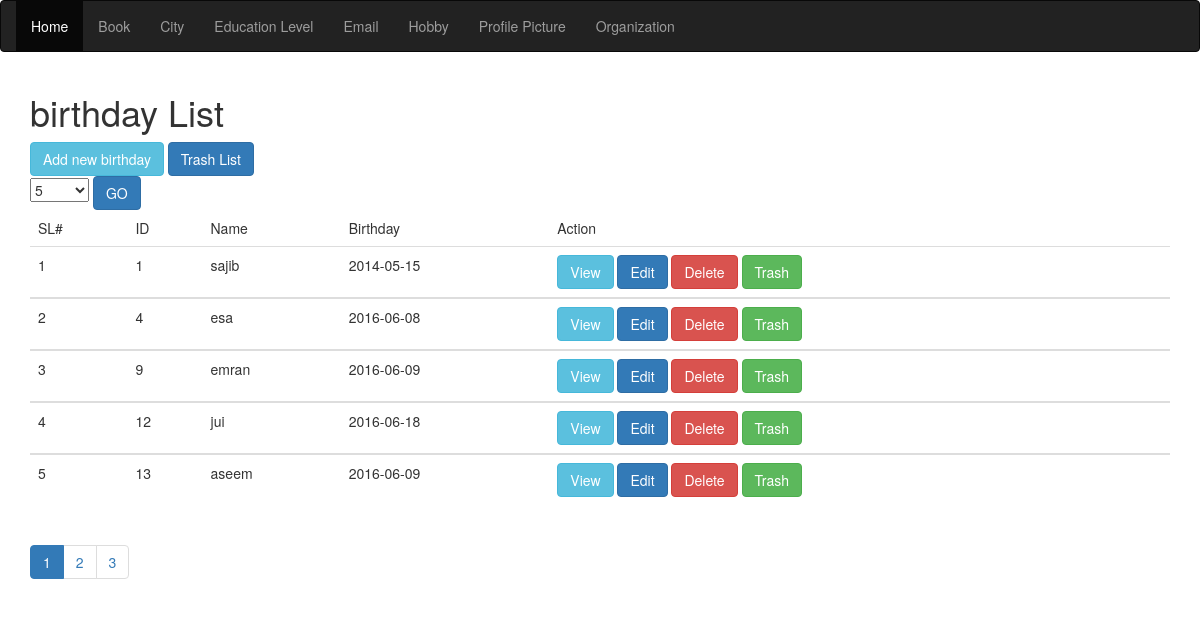
Screenshot of /views/SEIP129150/Birthday/index.php with the database file from the repository.
### tables this page shows
CREATE TABLE `birthday` (
  `id` int(11) NOT NULL,
  `name` varchar(30) NOT NULL,
  `birthday` date NOT NULL,
  `trash` time DEFAULT NULL
);

### src/BITM/SEIP129150/Birthday/Birthday.php (called while the page is built, shortened)
<?php
class Birthday
{
    public $conn;
    public function __construct()
    {
        $this->conn = mysqli_connect("localhost", "root", "", "atomicprojectb21");
    }
    public  function  count()
    {
        $query="SELECT COUNT(*) AS totalItem FROM `birthday` WHERE `trash` IS NULL";
        $result=mysqli_query($this->conn,$query);
        $row= mysqli_fetch_assoc($result);
        return $row['totalItem'];
    }
    public function paginator($pageStartFrom=0,$Limit=5){
        $query="SELECT * FROM `birthday` WHERE `trash` IS NULL LIMIT ".$pageStartFrom.",".$Limit;
        $_allBook= array();
        $result= mysqli_query($this->conn,$query);
        while($row= mysqli_fetch_assoc($result)){
            $_allBook[]=$row;
        }
        return $_allBook;
    }
}

### views/SEIP129150/Birthday/index.php (the view, shortened to what this page needs)
<?php
$birthday=new Birthday();
$totalIteam=$birthday->count();
$iteamPerPage=$_SESSION['iteamPerPage'];
$noOfPage=ceil($totalIteam/$iteamPerPage);
$pagination="";
if(array_key_exists('pageNumber',$_GET))
{
    $pageNo=$_GET['pageNumber'];
}
else $pageNo=1;
for($i=1;$i<=$noOfPage;$i++)
{
    $active=($pageNo==$i)? "active":"";
    $pagination.="<li class='$active'><a href='index.php?pageNumber=$i'>$i</a></li>";
}
$pageStartFrom=$iteamPerPage*($pageNo-1);
$albirthday=$birthday->paginator($pageStartFrom,$iteamPerPage);
?>
<!DOCTYPE html>
<html>
<head>
    <link rel="stylesheet" href="http://maxcdn.bootstrapcdn.com/bootstrap/3.3.6/css/bootstrap.min.css">
    <link rel="stylesheet" type="text/css" href="../../../resources/bootstrap/css/bootstrap.css">
</head >
<body>
<nav class="navbar navbar-inverse">
    <div class="container-fluid">
        <ul class="nav navbar-nav">
            <li class="active"><a href="../../../index.php">Home</a></li>
            <li><a href="../Book/index.php">Book</a></li>
            <li><a href="../City/index.php">City</a></li>
            <li><a href="../Education_level/index.php">Education Level</a></li>
            <li><a href="../Email/index.php">Email</a></li>
            <li><a href="../Hobby/index.php">Hobby</a></li>
            <li><a href="../Profile_picture/index.php">Profile Picture</a></li>
            <li><a href="../Summary_of_organizations/index.php">Organization</a></li>
        </ul>
    </div>
</nav>
<div class="container">
    <h1>birthday List</h1>
    <a href="create.php" class="btn btn-info" role="button">Add new birthday</a>
    <a href="trashVeiw.php" class="btn btn-primary" role="button">Trash List</a>
    <br>
    <form action="index.php">
        <select name="iteamPerPage">
            <option <?php if($_SESSION['iteamPerPage']==5) echo "selected"?>>5</option>
        </select>
        <input type="submit" value="GO" class="btn btn-primary">
    </form>
    <div class="table-responsive">
        <table class="table">
            <thead>
            <tr>
                <td>
                    SL#
                </td>
                <td>
                    ID
                </td>
                <td>
                    Name
                </td>
                <td>
                   Birthday
                </td>
                <td>
                    Action
                </td>
            </tr>
            </thead>
            <tbody>
            <?php
            $sl=1;
            foreach ($albirthday as $birthday) {
            ?>
            <tr>
                <td><?php echo  $sl+$pageStartFrom?></td>
                <td> <?php echo $birthday['id']?></td>
                <td> <?php echo $birthday['name']?></td>
                <td> <?php echo $birthday['birthday']?></td>
                <td>
            <a href="veiw.php?id=<?php echo $birthday['id']?>" class="btn btn-info" role="button">View</a>
            <a href="edit.php?id=<?php echo $birthday['id']?>" class="btn btn-primary" role="button">Edit</a>
            <a href="delete.php?id=<?php echo $birthday['id']?>" class="btn btn-danger" role="button">Delete</a>
            <a href="trash.php?id=<?php echo $birthday['id']?>" class="btn btn-success" role="button">Trash</a>
                </td>
            </tr>
            </tbody>
            <?php $sl++; } ?>
        </table>
        <ul class="pagination">
            <?php echo $pagination;
            ?>
        </ul>
    </div>
</div>
</body>
</html>

### rows the page displays
birthday: pageStartFrom "1", id "1", name "sajib", birthday "2014-05-15"
birthday: pageStartFrom "2", id "4", name "esa", birthday "2016-06-08"
birthday: pageStartFrom "3", id "9", name "emran", birthday "2016-06-09"
birthday: pageStartFrom "4", id "12", name "jui", birthday "2016-06-18"
birthday: pageStartFrom "5", id "13", name "aseem", birthday "2016-06-09"
